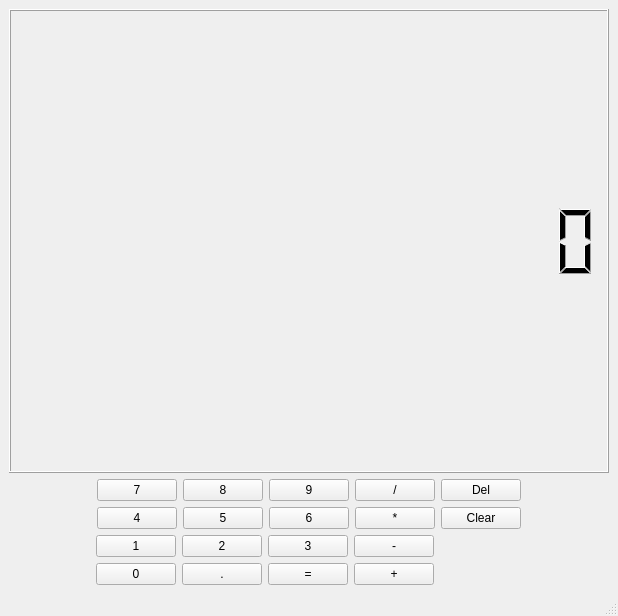
<?xml version="1.0" encoding="UTF-8"?>
<ui version="4.0">
 <class>MainWindow</class>
 <widget class="QMainWindow" name="MainWindow">
  <property name="geometry">
   <rect>
    <x>0</x>
    <y>0</y>
    <width>618</width>
    <height>616</height>
   </rect>
  </property>
  <property name="minimumSize">
   <size>
    <width>618</width>
    <height>616</height>
   </size>
  </property>
  <property name="windowTitle">
   <string>MainWindow</string>
  </property>
  <widget class="QWidget" name="centralwidget">
   <layout class="QVBoxLayout" name="verticalLayout">
    <item>
     <layout class="QGridLayout" name="gridLayout_2">
      <item row="1" column="0">
       <layout class="QGridLayout" name="gridLayout">
        <item row="3" column="0">
         <layout class="QHBoxLayout" name="horizontalLayout_4">
          <item>
           <spacer name="horizontalSpacer_8">
            <property name="orientation">
             <enum>Qt::Horizontal</enum>
            </property>
            <property name="sizeHint" stdset="0">
             <size>
              <width>40</width>
              <height>20</height>
             </size>
            </property>
           </spacer>
          </item>
          <item>
           <widget class="QPushButton" name="btn0">
            <property name="layoutDirection">
             <enum>Qt::LeftToRight</enum>
            </property>
            <property name="text">
             <string>0</string>
            </property>
           </widget>
          </item>
          <item>
           <widget class="QPushButton" name="btnPoint">
            <property name="text">
             <string>.</string>
            </property>
           </widget>
          </item>
          <item>
           <widget class="QPushButton" name="btnResult">
            <property name="text">
             <string>=</string>
            </property>
           </widget>
          </item>
          <item>
           <widget class="QPushButton" name="btnPlus">
            <property name="text">
             <string>+</string>
            </property>
           </widget>
          </item>
          <item>
           <spacer name="horizontalSpacer_4">
            <property name="orientation">
             <enum>Qt::Horizontal</enum>
            </property>
            <property name="sizeHint" stdset="0">
             <size>
              <width>78</width>
              <height>20</height>
             </size>
            </property>
           </spacer>
          </item>
          <item>
           <spacer name="horizontalSpacer_9">
            <property name="orientation">
             <enum>Qt::Horizontal</enum>
            </property>
            <property name="sizeHint" stdset="0">
             <size>
              <width>40</width>
              <height>20</height>
             </size>
            </property>
           </spacer>
          </item>
         </layout>
        </item>
        <item row="2" column="0">
         <layout class="QHBoxLayout" name="horizontalLayout_3">
          <item>
           <spacer name="horizontalSpacer_7">
            <property name="orientation">
             <enum>Qt::Horizontal</enum>
            </property>
            <property name="sizeHint" stdset="0">
             <size>
              <width>40</width>
              <height>20</height>
             </size>
            </property>
           </spacer>
          </item>
          <item>
           <widget class="QPushButton" name="btn1">
            <property name="text">
             <string>1</string>
            </property>
           </widget>
          </item>
          <item>
           <widget class="QPushButton" name="btn2">
            <property name="text">
             <string>2</string>
            </property>
           </widget>
          </item>
          <item>
           <widget class="QPushButton" name="btn3">
            <property name="text">
             <string>3</string>
            </property>
           </widget>
          </item>
          <item>
           <widget class="QPushButton" name="btnMinus">
            <property name="text">
             <string>-</string>
            </property>
           </widget>
          </item>
          <item>
           <spacer name="horizontalSpacer_10">
            <property name="orientation">
             <enum>Qt::Horizontal</enum>
            </property>
            <property name="sizeHint" stdset="0">
             <size>
              <width>40</width>
              <height>20</height>
             </size>
            </property>
           </spacer>
          </item>
          <item>
           <spacer name="horizontalSpacer_3">
            <property name="orientation">
             <enum>Qt::Horizontal</enum>
            </property>
            <property name="sizeHint" stdset="0">
             <size>
              <width>40</width>
              <height>20</height>
             </size>
            </property>
           </spacer>
          </item>
         </layout>
        </item>
        <item row="1" column="0">
         <layout class="QHBoxLayout" name="horizontalLayout_2">
          <item>
           <spacer name="horizontalSpacer_6">
            <property name="orientation">
             <enum>Qt::Horizontal</enum>
            </property>
            <property name="sizeHint" stdset="0">
             <size>
              <width>40</width>
              <height>20</height>
             </size>
            </property>
           </spacer>
          </item>
          <item>
           <widget class="QPushButton" name="btn4">
            <property name="layoutDirection">
             <enum>Qt::LeftToRight</enum>
            </property>
            <property name="text">
             <string>4</string>
            </property>
           </widget>
          </item>
          <item>
           <widget class="QPushButton" name="btn5">
            <property name="text">
             <string>5</string>
            </property>
           </widget>
          </item>
          <item>
           <widget class="QPushButton" name="btn6">
            <property name="text">
             <string>6</string>
            </property>
           </widget>
          </item>
          <item>
           <widget class="QPushButton" name="btnTimes">
            <property name="text">
             <string>*</string>
            </property>
           </widget>
          </item>
          <item>
           <widget class="QPushButton" name="btnClear">
            <property name="text">
             <string>Clear</string>
            </property>
           </widget>
          </item>
          <item>
           <spacer name="horizontalSpacer_2">
            <property name="orientation">
             <enum>Qt::Horizontal</enum>
            </property>
            <property name="sizeHint" stdset="0">
             <size>
              <width>40</width>
              <height>20</height>
             </size>
            </property>
           </spacer>
          </item>
         </layout>
        </item>
        <item row="0" column="0">
         <layout class="QHBoxLayout" name="horizontalLayout">
          <item>
           <spacer name="horizontalSpacer_5">
            <property name="orientation">
             <enum>Qt::Horizontal</enum>
            </property>
            <property name="sizeHint" stdset="0">
             <size>
              <width>40</width>
              <height>20</height>
             </size>
            </property>
           </spacer>
          </item>
          <item>
           <widget class="QPushButton" name="btn7">
            <property name="layoutDirection">
             <enum>Qt::LeftToRight</enum>
            </property>
            <property name="text">
             <string>7</string>
            </property>
           </widget>
          </item>
          <item>
           <widget class="QPushButton" name="btn8">
            <property name="text">
             <string>8</string>
            </property>
           </widget>
          </item>
          <item>
           <widget class="QPushButton" name="btn9">
            <property name="text">
             <string>9</string>
            </property>
           </widget>
          </item>
          <item>
           <widget class="QPushButton" name="btnDivide">
            <property name="text">
             <string>/</string>
            </property>
           </widget>
          </item>
          <item>
           <widget class="QPushButton" name="btnDelete">
            <property name="text">
             <string>Del</string>
            </property>
           </widget>
          </item>
          <item>
           <spacer name="horizontalSpacer">
            <property name="orientation">
             <enum>Qt::Horizontal</enum>
            </property>
            <property name="sizeHint" stdset="0">
             <size>
              <width>40</width>
              <height>20</height>
             </size>
            </property>
           </spacer>
          </item>
         </layout>
        </item>
       </layout>
      </item>
      <item row="0" column="0">
       <widget class="QLCDNumber" name="lcdNumber">
        <property name="sizePolicy">
         <sizepolicy hsizetype="Minimum" vsizetype="Minimum">
          <horstretch>0</horstretch>
          <verstretch>0</verstretch>
         </sizepolicy>
        </property>
        <property name="maximumSize">
         <size>
          <width>16777215</width>
          <height>16777215</height>
         </size>
        </property>
        <property name="digitCount">
         <number>15</number>
        </property>
       </widget>
      </item>
     </layout>
    </item>
   </layout>
  </widget>
  <widget class="QMenuBar" name="menubar">
   <property name="geometry">
    <rect>
     <x>0</x>
     <y>0</y>
     <width>618</width>
     <height>24</height>
    </rect>
   </property>
  </widget>
  <widget class="QStatusBar" name="statusbar"/>
 </widget>
 <resources/>
 <connections/>
</ui>
